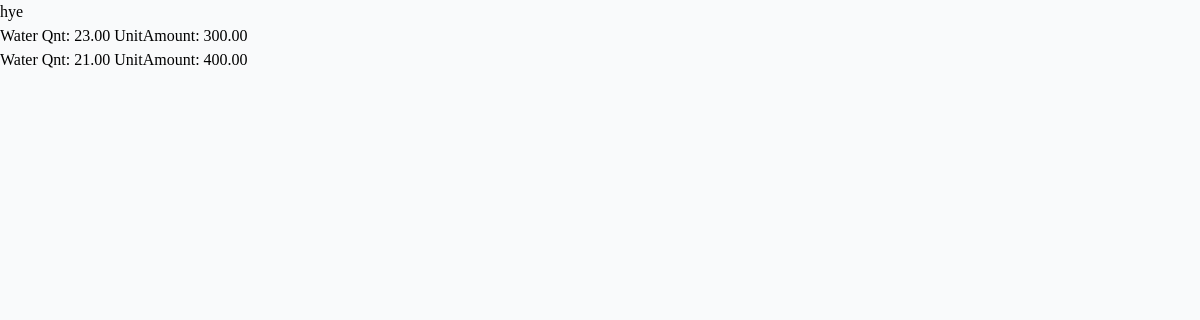
Page /expenses/ on the earlier database version.
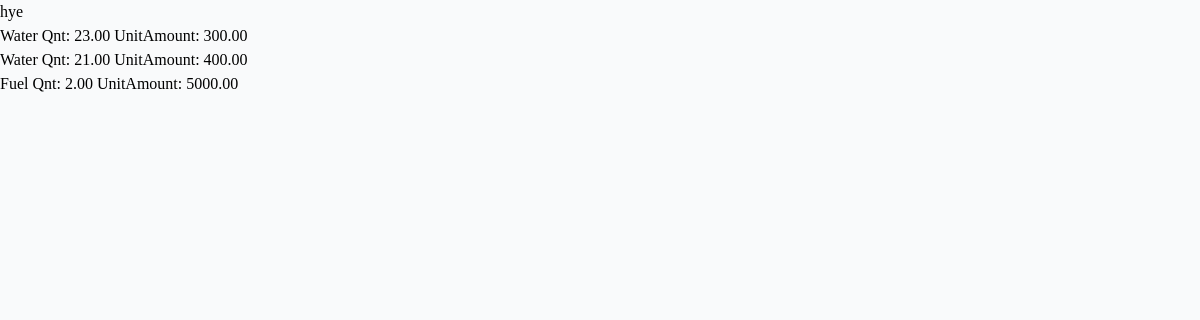
Same page on the later database version.
### expenses/models.py (models this page shows)
class Expense(models.Model):
    CATEGORY_CHOICES = [
        ("Food", "Food"),
        ("Housing", "Housing"),
        ("Transportation", "Transportation"),
        ("Health", "Health"),
        ("Entertainment", "Entertainment"),
        ("Other", "Other"),
    ]
    name = models.CharField(max_length=100, null=False, blank=False)
    category = models.CharField(max_length=20, choices=CATEGORY_CHOICES)
    quantity = models.DecimalField(max_digits=15, decimal_places=2)
    unit_amount = models.DecimalField(max_digits=15, decimal_places=2)
    date = models.DateField(default=date.today)
    def __str__(self):
        return f"{self.name.title()} Qnt: {self.quantity} UnitAmount: {self.unit_amount}"

### expenses/views.py (the view)
# urls.py: path("expenses/", include("expenses.urls"))
def expenses(request):
    expenses = Expense.objects.all()
    context = {
        "expenses": expenses,
    }
    return render(request, "expenses/expenses.html", context)

### theme/templates/expenses/expenses.html (shortened to what this page needs)
{% extends "base.html" %}
{% load static %}
{% block content %}
<div>
    hye
    {% for expense in expenses %}
    <p>{{expense}}</p>
    {%endfor%}
</div>
{% endblock content %}

### theme/templates/base.html (shortened to what this page needs)
{% load static tailwind_tags %}
<!DOCTYPE html>
<html lang="en">
  <head>
    {% tailwind_css %}
  </head>
  <body class="bg-gray-50 font-serif leading-normal tracking-normal">
    {% block content %}{% endblock content %}
  </body>
</html>

Differences in the rows shown:
added Expense: name+quantity+unit_amount "Fuel Qnt: 2.00 UnitAmount: 5000.00"
